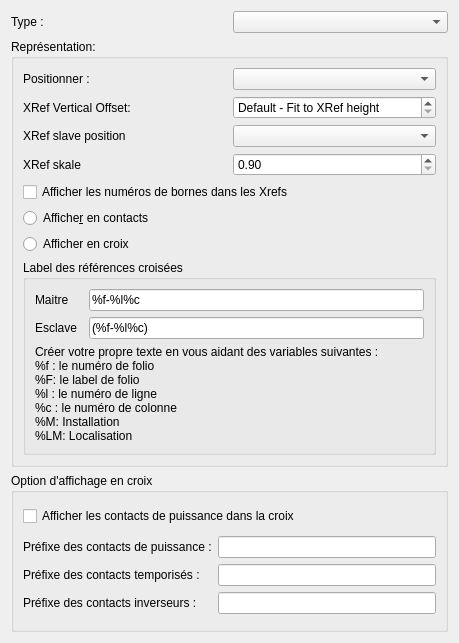
<?xml version="1.0" encoding="UTF-8"?>
<ui version="4.0">
 <class>XRefPropertiesWidget</class>
 <widget class="QWidget" name="XRefPropertiesWidget">
  <property name="geometry">
   <rect>
    <x>0</x>
    <y>0</y>
    <width>459</width>
    <height>643</height>
   </rect>
  </property>
  <property name="windowTitle">
   <string>Form</string>
  </property>
  <layout class="QVBoxLayout" name="verticalLayout_3">
   <item>
    <layout class="QHBoxLayout" name="horizontalLayout_2">
     <item>
      <widget class="QLabel" name="label_4">
       <property name="text">
        <string>Type :</string>
       </property>
      </widget>
     </item>
     <item>
      <widget class="QComboBox" name="m_type_cb"/>
     </item>
    </layout>
   </item>
   <item>
    <widget class="QGroupBox" name="m_display_gb">
     <property name="title">
      <string>Représentation:</string>
     </property>
     <layout class="QVBoxLayout" name="verticalLayout">
      <item>
       <layout class="QHBoxLayout" name="horizontalLayout">
        <item>
         <widget class="QLabel" name="label_3">
          <property name="text">
           <string>Positionner :</string>
          </property>
         </widget>
        </item>
        <item>
         <widget class="QComboBox" name="m_snap_to_cb"/>
        </item>
       </layout>
      </item>
      <item>
       <layout class="QHBoxLayout" name="horizontalLayout_7">
        <item>
         <widget class="QLabel" name="label_9">
          <property name="text">
           <string>XRef Vertical Offset:</string>
          </property>
         </widget>
        </item>
        <item>
         <widget class="QSpinBox" name="m_offset_sb">
          <property name="toolTip">
           <string>10px corresponds to 1 tile displacement</string>
          </property>
          <property name="whatsThis">
           <string>Set Vertical Offset for the Cross References. 10px corresponds to 1 tile displacement.</string>
          </property>
          <property name="specialValueText">
           <string>Default - Fit to XRef height</string>
          </property>
          <property name="correctionMode">
           <enum>QAbstractSpinBox::CorrectToNearestValue</enum>
          </property>
          <property name="suffix">
           <string notr="true">px</string>
          </property>
          <property name="minimum">
           <number>40</number>
          </property>
          <property name="maximum">
           <number>300</number>
          </property>
          <property name="singleStep">
           <number>10</number>
          </property>
          <property name="value">
           <number>40</number>
          </property>
         </widget>
        </item>
       </layout>
      </item>
      <item>
       <layout class="QHBoxLayout" name="horizontalLayout_6">
        <item>
         <widget class="QLabel" name="label_10">
          <property name="text">
           <string>XRef slave position</string>
          </property>
         </widget>
        </item>
        <item>
         <widget class="QComboBox" name="m_xrefpos_cb"/>
        </item>
       </layout>
      </item>
      <item>
       <layout class="QHBoxLayout" name="horizontalLayout_8">
        <item>
         <widget class="QLabel" name="label_11">
          <property name="text">
           <string>XRef skale</string>
          </property>
         </widget>
        </item>
        <item>
         <widget class="QDoubleSpinBox" name="m_xref_scale_sb">
          <property name="decimals">
           <number>2</number>
          </property>
          <property name="minimum">
           <double>0.900000000000000</double>
          </property>
          <property name="maximum">
           <double>1.500000000000000</double>
          </property>
          <property name="singleStep">
           <double>0.010000000000000</double>
          </property>
          <property name="stepType">
           <enum>QAbstractSpinBox::DefaultStepType</enum>
          </property>
         </widget>
        </item>
       </layout>
      </item>
      <item>
       <layout class="QHBoxLayout" name="horizontalLayout_3">
        <item>
         <layout class="QVBoxLayout" name="verticalLayout_2">
          <item>
           <widget class="QCheckBox" name="m_show_terminal_name_cb">
            <property name="text">
             <string>Afficher les numéros de bornes dans les Xrefs</string>
            </property>
           </widget>
          </item>
          <item>
           <widget class="QRadioButton" name="m_display_has_contacts_rb">
            <property name="text">
             <string>Affiche&amp;r en contacts</string>
            </property>
           </widget>
          </item>
          <item>
           <widget class="QRadioButton" name="m_display_has_cross_rb">
            <property name="text">
             <string>Afficher en croix</string>
            </property>
           </widget>
          </item>
         </layout>
        </item>
       </layout>
      </item>
      <item>
       <layout class="QVBoxLayout" name="verticalLayout_5">
        <item>
         <widget class="QGroupBox" name="groupBox">
          <property name="title">
           <string>Label des références croisées</string>
          </property>
          <layout class="QVBoxLayout" name="verticalLayout_7">
           <item>
            <layout class="QHBoxLayout" name="horizontalLayout_4">
             <item>
              <widget class="QLabel" name="label_6">
               <property name="sizePolicy">
                <sizepolicy hsizetype="Fixed" vsizetype="Preferred">
                 <horstretch>0</horstretch>
                 <verstretch>0</verstretch>
                </sizepolicy>
               </property>
               <property name="minimumSize">
                <size>
                 <width>48</width>
                 <height>0</height>
                </size>
               </property>
               <property name="text">
                <string>Maitre</string>
               </property>
              </widget>
             </item>
             <item>
              <widget class="QLineEdit" name="m_master_le">
               <property name="inputMask">
                <string/>
               </property>
               <property name="text">
                <string>%f-%l%c</string>
               </property>
              </widget>
             </item>
            </layout>
           </item>
           <item>
            <layout class="QHBoxLayout" name="horizontalLayout_5">
             <item>
              <widget class="QLabel" name="label_7">
               <property name="sizePolicy">
                <sizepolicy hsizetype="Fixed" vsizetype="Preferred">
                 <horstretch>0</horstretch>
                 <verstretch>0</verstretch>
                </sizepolicy>
               </property>
               <property name="minimumSize">
                <size>
                 <width>48</width>
                 <height>0</height>
                </size>
               </property>
               <property name="text">
                <string>Esclave</string>
               </property>
               <property name="scaledContents">
                <bool>false</bool>
               </property>
              </widget>
             </item>
             <item>
              <widget class="QLineEdit" name="m_slave_le">
               <property name="text">
                <string>(%f-%l%c)</string>
               </property>
              </widget>
             </item>
            </layout>
           </item>
           <item>
            <widget class="QLabel" name="label_8">
             <property name="text">
              <string>Créer votre propre texte en vous aidant des variables suivantes :
%f : le numéro de folio 
%F: le label de folio
%l : le numéro de ligne
%c : le numéro de colonne
%M: Installation 
%LM: Localisation </string>
             </property>
            </widget>
           </item>
          </layout>
         </widget>
        </item>
       </layout>
      </item>
     </layout>
    </widget>
   </item>
   <item>
    <widget class="QGroupBox" name="m_cross_properties_gb">
     <property name="title">
      <string>Option d'affichage en croix</string>
     </property>
     <layout class="QVBoxLayout" name="verticalLayout_4">
      <item>
       <widget class="QCheckBox" name="m_show_power_cb">
        <property name="text">
         <string>Afficher les contacts de puissance dans la croix</string>
        </property>
       </widget>
      </item>
      <item>
       <layout class="QGridLayout" name="gridLayout">
        <item row="0" column="0">
         <widget class="QLabel" name="label">
          <property name="text">
           <string>Préfixe des contacts de puissance :</string>
          </property>
         </widget>
        </item>
        <item row="1" column="0">
         <widget class="QLabel" name="label_2">
          <property name="text">
           <string>Préfixe des contacts temporisés :</string>
          </property>
         </widget>
        </item>
        <item row="1" column="1">
         <widget class="QLineEdit" name="m_delay_prefix_le"/>
        </item>
        <item row="0" column="1">
         <widget class="QLineEdit" name="m_power_prefix_le"/>
        </item>
        <item row="2" column="0">
         <widget class="QLabel" name="label_5">
          <property name="text">
           <string>Préfixe des contacts inverseurs :</string>
          </property>
         </widget>
        </item>
        <item row="2" column="1">
         <widget class="QLineEdit" name="m_switch_prefix_le"/>
        </item>
       </layout>
      </item>
     </layout>
    </widget>
   </item>
  </layout>
 </widget>
 <tabstops>
  <tabstop>m_type_cb</tabstop>
  <tabstop>m_snap_to_cb</tabstop>
  <tabstop>m_offset_sb</tabstop>
  <tabstop>m_xrefpos_cb</tabstop>
  <tabstop>m_display_has_contacts_rb</tabstop>
  <tabstop>m_display_has_cross_rb</tabstop>
  <tabstop>m_master_le</tabstop>
  <tabstop>m_slave_le</tabstop>
  <tabstop>m_show_power_cb</tabstop>
  <tabstop>m_show_terminal_name_cb</tabstop>
  <tabstop>m_power_prefix_le</tabstop>
  <tabstop>m_delay_prefix_le</tabstop>
  <tabstop>m_switch_prefix_le</tabstop>
 </tabstops>
 <resources/>
 <connections/>
</ui>
